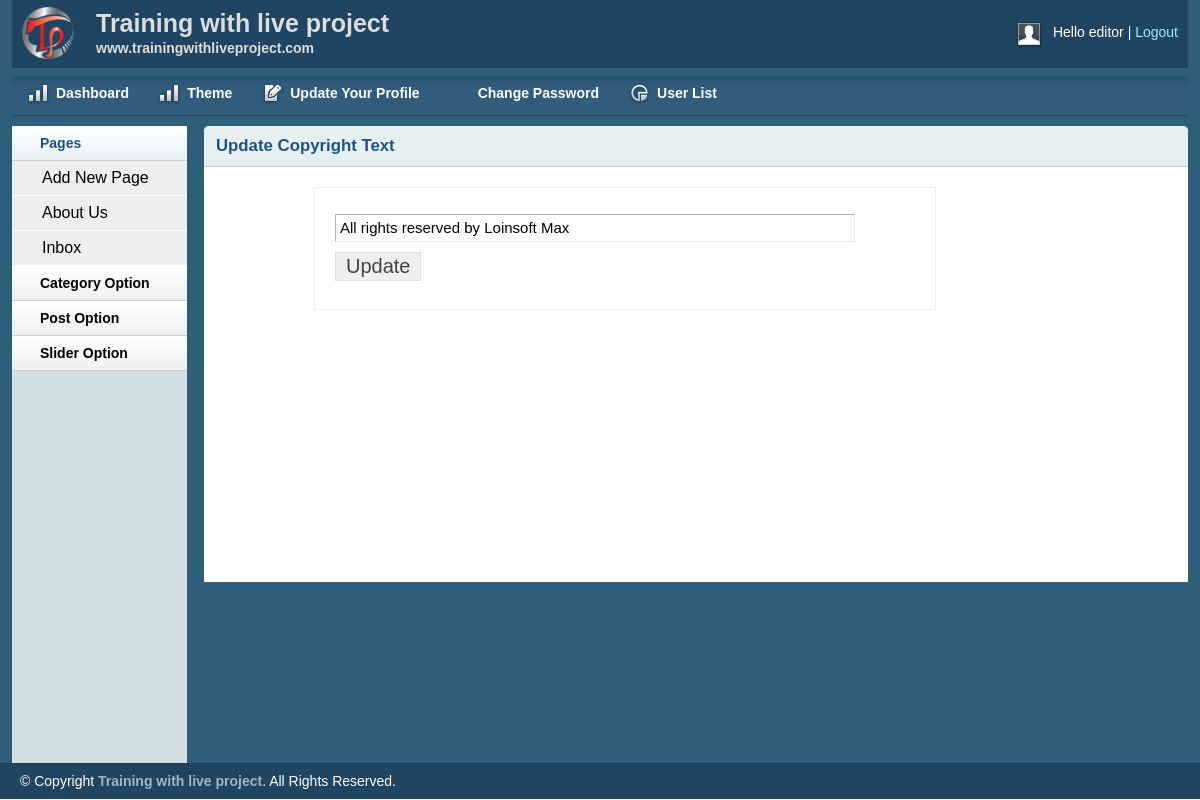
The app's page /admin/copyright.php (signed in) with its own data.
### tables this page shows
CREATE TABLE `tbl_page` (
  `id` int(11) NOT NULL,
  `name` varchar(255) NOT NULL,
  `body` text NOT NULL
);

CREATE TABLE `tbl_footer` (
  `id` int(11) NOT NULL,
  `copyright` varchar(255) NOT NULL
);

### lib/Session.php (called while the page is built, shortened)
<?php
    class Session
    {
        public static function get($key){
            if (isset($_SESSION[$key])) {
               return $_SESSION[$key] ;
            }else{
                return false;
            }
        }
    }
?>

### lib/Database.php (called while the page is built, shortened)
<?php
Class Database{
	public $host   = DB_HOST;
	public $user   = DB_USER;
	public $pass   = DB_PASS;
	public $dbname = DB_NAME;
	public $link;
	private function connectDB(){
	$this->link = new mysqli($this->host, $this->user, $this->pass, $this->dbname);
 }
	public function select($query){
		$result = $this->link->query($query) or die($this->link->error.__LINE__);
		if($result->num_rows > 0){
			return $result;
		} else {
			return false;
		}
	}
}

### admin/copyright.php (the view, shortened to what this page needs)
<?php include 'inc/header.php' ?>
<?php include 'inc/sidebar.php' ?>
<div class="grid_10">
    <div class="box round first grid">
        <h2>Update Copyright Text</h2>
        <div class="block copyblock">
<?php
    $query = "select * from tbl_footer where id = 1";
    $getcopyright = $db->select($query);
    if ($getcopyright) {
            while ($result = $getcopyright->fetch_assoc()) {
?>
            <form action="" method="post">
            <table class="form">
                <tr>
                    <td>
                        <input type="text" name="copyright" value="<?php echo $result['copyright'] ?>"  class="large" />
                    </td>
                </tr>
                    <tr>
                    <td>
                        <input type="submit" name="submit" Value="Update" />
                    </td>
                </tr>
            </table>
            </form>
            <?php } } ?>
        </div>
    </div>
</div>
<?php include 'inc/footer.php' ?>

### admin/inc/sidebar.php (shortened to what this page needs)
<div class="grid_2">
            <div class="box sidemenu">
                <div class="block" id="section-menu">
                    <ul class="section menu">
                    <?php
                        if(Session::get('userrole') == '0' OR Session::get('userrole') == 2 ){?>
                         <li><a class="menuitem">Pages</a>
                            <ul class="submenu">
                                <li><a href="addpage.php">Add New Page</a> </li>
                        <?php
                            $query = "select * from tbl_page";
                            $getpage = $db->select($query);
                            if ($getpage) {
                                while ($result = $getpage->fetch_assoc()) { ?>
                                <li><a href="page.php?pageid=<?php echo $result['id'] ?>"><?php echo $result['name'] ?></a> </li>
                        <?php } } ?>
                            </ul>
                        </li>
                    <?php } ?>
                        <li><a class="menuitem">Category Option</a>
                        </li>
                        <li><a class="menuitem">Post Option</a>
                        </li>
                        <li><a class="menuitem">Slider Option</a>
                        </li>
                    </ul>
                </div>
            </div>
        </div>

### admin/css/layout.css (style rules this page uses)
body { background: #fff none repeat scroll 0 0; color: #444; font-size: 14px; padding: 0; }
a { color: #000; font-weight:bold; text-decoration: none; }
h1, h2, h3, h4, h5, h6 { line-height:1.2em; margin-bottom:.3em; }
h2 { margin-top:1em; }
.box { background:#fff; margin-bottom:20px; padding:10px 10px 10px 10px; margin-left:-8px; }
.box.grid { padding-bottom:40px; }
.box.round { -moz-border-radius: 5px 5px 0px 0px; -webkit-border-radius: 5px 5px 0px 0px; border-radius: 5px 5px 0px 0px; }
.box h2 { font-size:1.2em; font-weight:bold; color:#1B548D; background:#E6F0F3; margin:-10px -10px 0 -10px; padding:10px 12px; border-bottom:1px solid #B3CBD6; -moz-border-radius: 5px 5px 0px 0px; -webkit-border-radius: 5px 5px 0px 0px; border-radius: 5px 5px 0px 0px; }
.box.first { min-height: 406px; }
.block { padding-top:20px; }
.copyblock { border: 1px solid #e6f0f3; line-height: 32px; margin-left: 100px; margin-top: 20px; padding-left: 20px; width: 600px; }
.box.sidemenu { background-color:#D1DEE4; border-right:1px solid #3A5665; padding:0px; margin:0px; cursor:pointer; }
.box.sidemenu .block { padding-top:0px; margin-top:0px; }
ul, ol { padding-top:0; }
ul.menu { list-style:none; border-top:1px solid #bbb; }
ul.menu li { margin:0; }
ul.menu li a { display:block; padding:4px 10px; border-bottom:1px solid #ccc; }
ul.menu ul { list-style:none; margin:0; }
ul.menu ul li a { padding-left:30px; }
ul.section { border-top:0; margin-bottom:0; }
ul.section li a { background:url(../img/sidemenu-repeat.jpg) repeat-x; line-height:26px; padding-left:28px; }
ul.section li li a { background:#ddd; border-bottom:1px solid #eee; }
ul.section ul li { text-transform:none; }
ul.section ul.current li a { background: #eee none repeat scroll 0 0; border-bottom: 1px solid #fff; font-size: 16px; font-weight: normal; }
ul.section li a.current { color:#1B548D; background:url(../img/sidemenu-repeat-hover.jpg) repeat-x; }
table.form { width:100%; }
table.form td { padding:4px 0px; }
table.form input, table.form select { font-size: 15px; padding: 4px 4px 5px 4px; border-top: 1px solid #b3b3b3; border-left: 1px solid #b3b3b3; border-right: 1px solid #eaeaea; border-bottom: 1px solid #eaeaea; }
table.form input[type="submit"] { border: 1px solid #ddd; color: #444; cursor: pointer; font-size: 20px; padding: 2px 10px; }
input.large { width: 85%; }
.block { padding-bottom:1px; }

### records on screen
tbl_page: name "About Us"
tbl_page: name "Inbox"
tbl_footer: copyright "All rights reserved by Loinsoft Max"

### other values on screen
Session::get('username') "editor"
